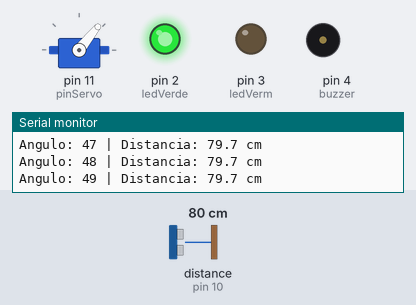
A sketch run on a simulated Arduino Uno, built with avr-gcc and run on an emulated ATmega328P. Shown: servo, output pins drawn as LEDs (lit = HIGH), buzzer (waves = sounding), the last lines printed to the serial monitor. Wiring (inferred from the names in the program): ultrasonic range finder: trigger pin 9; echo pin 10. Inputs (shaded band) come from the test bench; at power-on: distance to the obstacle (sensor on pin 10) 80 cm. The echo pulse lasts 58.3 µs per cm; pins used as bus, display or sensor lines are not drawn.

Above: at 2.2 s.
2.3 s: distance to the obstacle (sensor on pin 10) set to 17 cm
At 2.7 s:
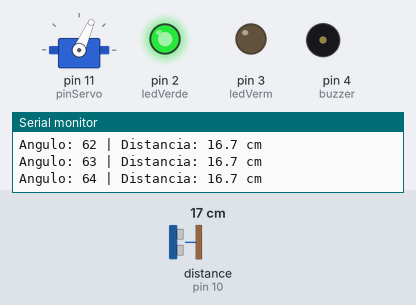
5.3 s: distance to the obstacle (sensor on pin 10) set to 14 cm
At 6.33 s:
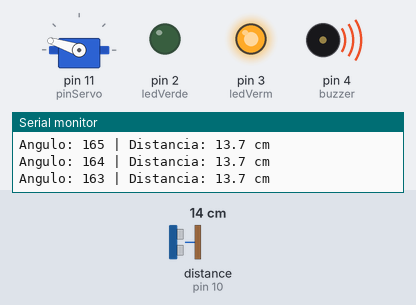
8.3 s: distance to the obstacle (sensor on pin 10) set to 2 cm
14.3 s: distance to the obstacle (sensor on pin 10) set to 120 cm
At 14.47 s:
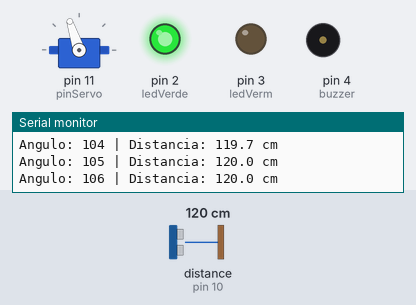
Timing chart, 0 to 18.3 s (numbered marks = the images above; inputs shaded):
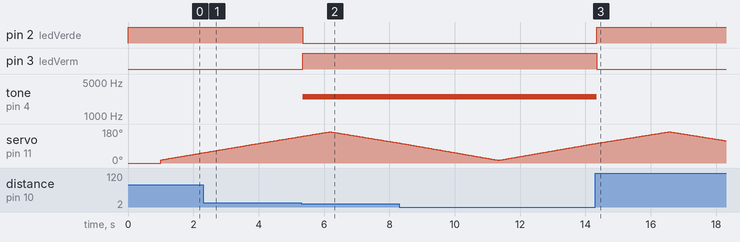

Measured:
- the behaviour switches between 16 and 15 cm on distance to the obstacle (sensor on pin 10) (found by bisection; images 1 and 2)
- after the input at 5.3 s, pin 2 (ledVerde): HIGH → LOW at once; pin 3 (ledVerm): LOW → HIGH at once; tone on pin 4 (buzzer): silent → 2500 Hz at once
- after the input at 14.3 s, pin 2 (ledVerde): LOW → HIGH after 0.05 s; pin 3 (ledVerm): HIGH → LOW after 0.05 s; tone on pin 4 (buzzer): 2500 Hz → silent after 0.05 s

The sketch:

Sistema_Radar.ino
```cpp
#include <Servo.h>

// ULTRASSONICO
const int trigPin = 9;
const int echoPin = 10;

// LEDS E BUZZER
const int ledVerde = 2;
const int ledVerm = 3;
const int buzzer = 4;

// SERVO
const int pinServo = 11;

const float limiteDistancia = 15.0;

Servo servo;

float medirDistancia() {
  digitalWrite(trigPin, LOW);
  delayMicroseconds(2);

  digitalWrite(trigPin, HIGH);
  delayMicroseconds(10);
  digitalWrite(trigPin, LOW);

  long duracao = pulseIn(echoPin, HIGH, 10000);

  if (duracao == 0) {
    return -1;
  }

  return duracao * 0.0343 / 2;
}

void lerSensor(int angulo) {
  float distancia = medirDistancia();

  Serial.print("Angulo: ");
  Serial.print(angulo);
  Serial.print(" | Distancia: ");

  if (distancia < 0) {
    Serial.println("Sem retorno");
  }
  else {
    Serial.print(distancia, 1);
    Serial.println(" cm");
  }

  // DETECCAO DE OBSTACULOS
  if (distancia > 0 && distancia <= limiteDistancia) {
    digitalWrite(ledVerde, LOW);
    digitalWrite(ledVerm, HIGH);

    // Som agudo
    tone(buzzer, 2500);
  }
  else {
    digitalWrite(ledVerde, HIGH);
    digitalWrite(ledVerm, LOW);

    noTone(buzzer);
  }
}

void setup() {
  Serial.begin(9600);

  pinMode(trigPin, OUTPUT);
  pinMode(echoPin, INPUT);

  pinMode(ledVerde, OUTPUT);
  pinMode(ledVerm, OUTPUT);
  pinMode(buzzer, OUTPUT);

  servo.attach(pinServo);
  servo.write(0);

  digitalWrite(ledVerde, HIGH);
  digitalWrite(ledVerm, LOW);
  noTone(buzzer);

  delay(1000);
}

void loop() {
  // VARREDURA DE 0 A 180 GRAUS
  for (int a = 15; a <= 165; a++) {
    servo.write(a);
    lerSensor(a);
  }

  // VARREDURA DE 180 A 0 GRAUS
  for (int a = 165; a >= 15; a--) {
    servo.write(a);
    lerSensor(a);
  }
}
```
